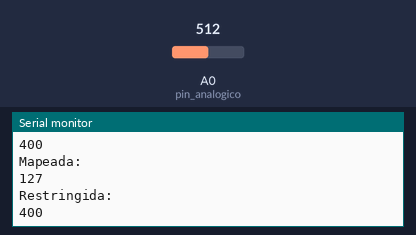
The sketch below on a simulated Arduino Uno, built with avr-gcc and run on an emulated ATmega328P. On the bench: the last lines printed to the serial monitor. The test bench sets the inputs (shaded band); at power-on: A0 (pin_analogico) = 512.

Above: at 1.4 s.
1.5 s: A0 (pin_analogico) set to 716
At 1.71 s:
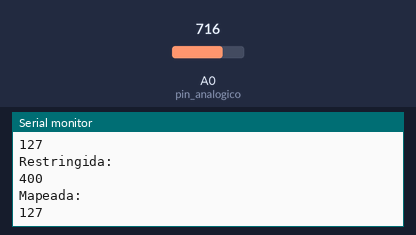
3.0 s: A0 (pin_analogico) set to 900
At 3.22 s:
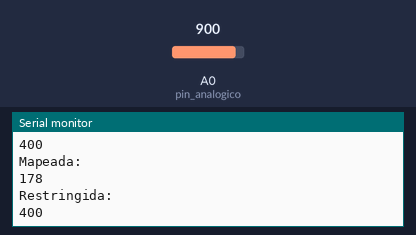
Timing chart, 0 to 6.0 s (numbered marks = the images above; inputs shaded):
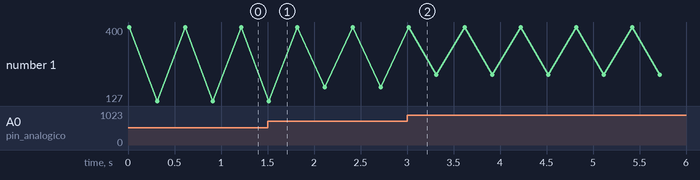

Measured:
- plotted number 1: 400 → 178 after the input at 1.5 s

The sketch:

Potenciometro.ino
```cpp
int pin_analogico = 0;
int lectura = 0;
int valor_restringido;
int lectura_mapeada;
void setup() {
  // put your setup code here, to run once:
  Serial.begin(9600);

}

void loop() {
  // put your main code here, to run repeatedly:
  lectura = analogRead(pin_analogico);
  valor_restringido = constrain(lectura, 200, 400); //Limita los valores
  lectura_mapeada = map(lectura, 0, 1023, 0, 255);
  Serial.println("Restringida: ");
  Serial.println(valor_restringido);
  delay(300);
  Serial.println("Mapeada: ");
  Serial.println(lectura_mapeada);
  delay(300);

}
```
